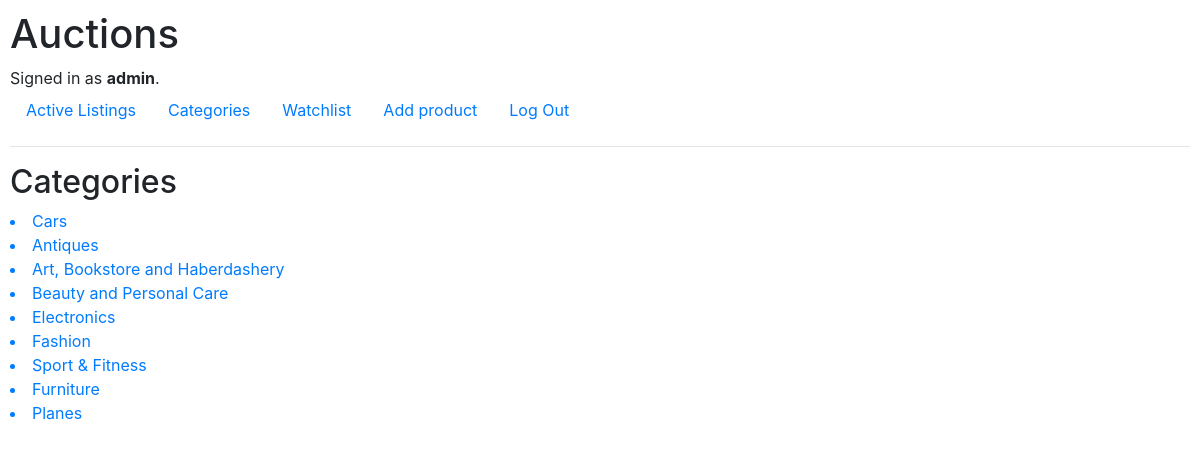
The page /categories (signed in) on the database its author committed.
### auctions/models.py (models this page shows, shortened)
class User(AbstractUser):
    pass

class Category(models.Model):
    name = models.CharField(max_length=64, null=True)

### auctions/views.py (the view)
# urls.py: path("categories", views.categories, name="categories"),
@login_required
def categories(request):
    context = {
        'categories': Category.objects.all(),
    }
    return render(request, "auctions/categories.html", context)

### auctions/templates/auctions/categories.html
{% extends "auctions/layout.html" %}
{% block body %}
    <h2>Categories</h2>
    {% for category in categories %}
        <a href="{% url 'category_detail' category.id %}"><li> {{ category.name }} </li></a>
    {% endfor %}
{% endblock %}

### auctions/templates/auctions/layout.html (shortened to what this page needs)
{% load static %}
<!DOCTYPE html>
<html lang="en">
    <head>
        <link rel="stylesheet" href="https://stackpath.bootstrapcdn.com/bootstrap/4.4.1/css/bootstrap.min.css">
        <link href="{% static 'auctions/styles.css' %}" rel="stylesheet">
    </head>
    <body>
        <h1>Auctions</h1>
        <div>
            {% if user.is_authenticated %}
                Signed in as <strong>{{ user.username }}</strong>.
            {% else %}
                Not signed in.
            {% endif %}
        </div>
        <ul class="nav">
            <li class="nav-item">
                <a class="nav-link" href="{% url 'index' %}">Active Listings</a>
            </li>
            {% if user.is_authenticated %}
                <li class="nav-item">
                    <a class="nav-link" href="{% url 'categories' %}">Categories</a>
                </li>
                <li class="nav-item">
                    <a class="nav-link" href="{% url 'watchlist' %}">Watchlist</a>
                </li>
                <li class="nav-item">
                    <a class="nav-link" href="{% url 'create_product' %}">Add product</a>
                </li>
                <li class="nav-item">
                    <a class="nav-link" href="{% url 'logout' %}">Log Out</a>
                </li>
            {% endif %}
        </ul>
        <hr>
        {% block body %}
        {% endblock %}
    </body>
</html>

### auctions/static/auctions/styles.css (style rules this page uses)
body { padding: 10px; }

### rows shown on the page
User: username "admin"
Category: name "Cars"
Category: name "Antiques"
Category: name "Art, Bookstore and Haberdashery"
Category: name "Beauty and Personal Care"
Category: name "Electronics"
Category: name "Fashion"
Category: name "Sport & Fitness"
Category: name "Furniture"
Category: name "Planes"
